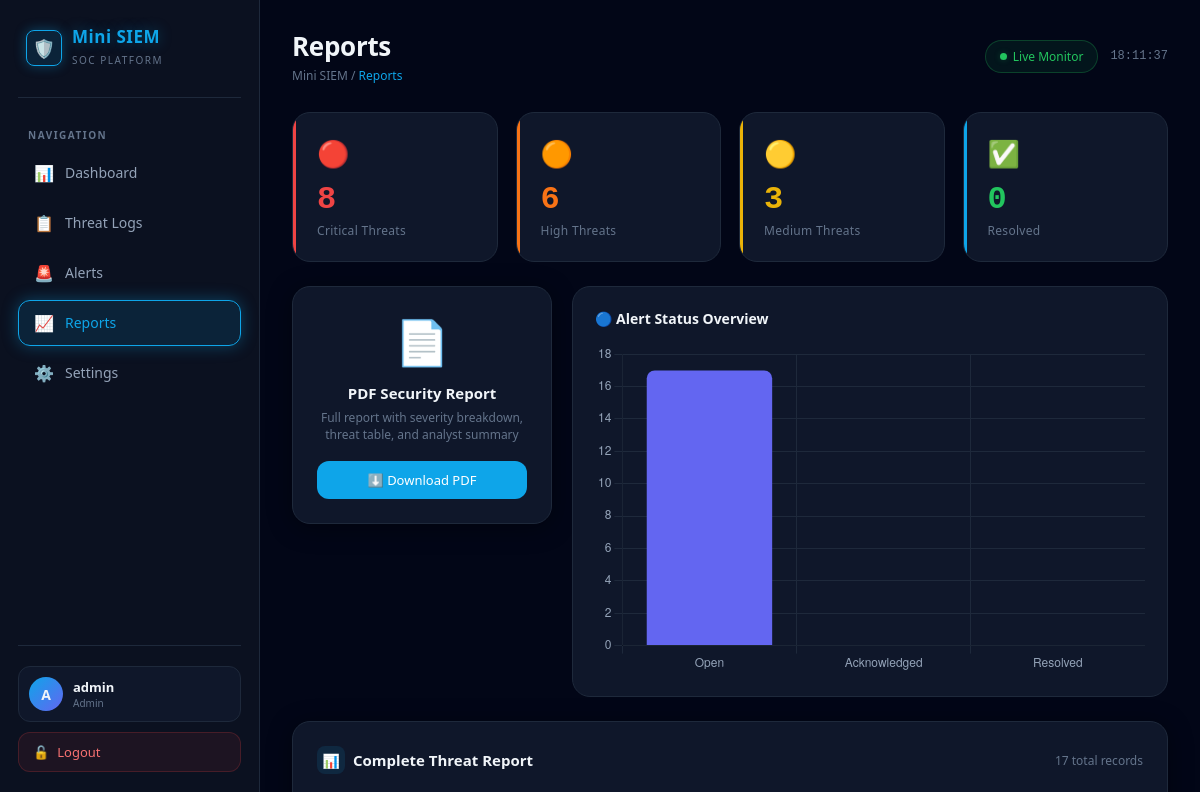
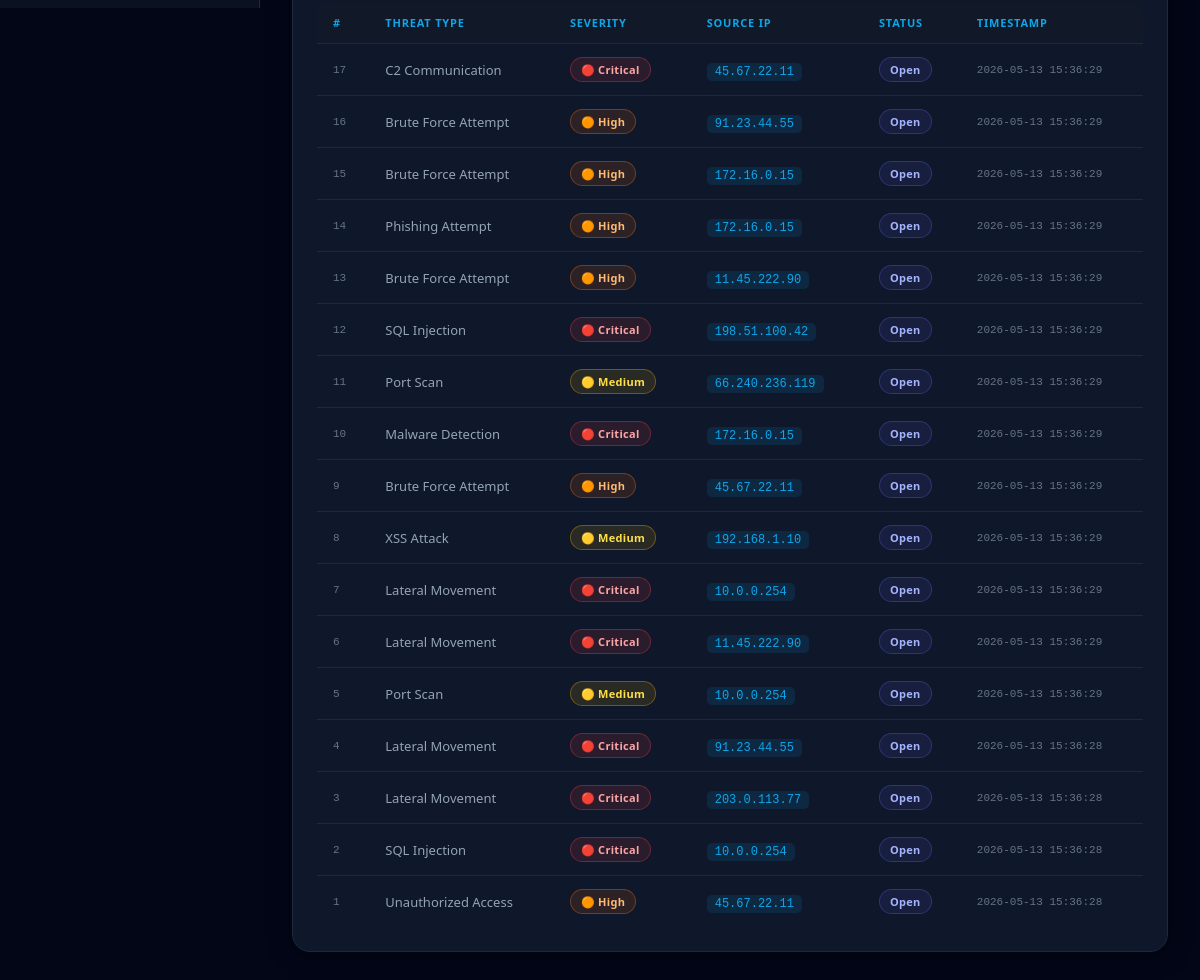
The page /reports (signed in) on the database its author committed (2 pictures, top to bottom).
### app.py (models this page shows, shortened)
class Threat(db.Model):
    __tablename__ = "threats"
    id           = db.Column(db.Integer, primary_key=True)
    threat_type  = db.Column(db.String(100), nullable=False)
    severity     = db.Column(db.String(50),  nullable=False)
    source_ip    = db.Column(db.String(50),  nullable=False, default="Unknown")
    description  = db.Column(db.String(255), nullable=True)
    status       = db.Column(db.String(30),  nullable=False, default="Open")
    timestamp    = db.Column(db.DateTime,    nullable=False, default=datetime.utcnow)

### app.py (the view)
@app.route("/reports")
@login_required
def reports():
    all_threats = Threat.query.order_by(Threat.timestamp.desc()).all()
    severity_stats = {
        "Critical": Threat.query.filter_by(severity="Critical").count(),
        "High":     Threat.query.filter_by(severity="High").count(),
        "Medium":   Threat.query.filter_by(severity="Medium").count(),
        "Low":      Threat.query.filter_by(severity="Low").count(),
    }
    status_stats = {
        "Open":         Threat.query.filter_by(status="Open").count(),
        "Acknowledged": Threat.query.filter_by(status="Acknowledged").count(),
        "Resolved":     Threat.query.filter_by(status="Resolved").count(),
    }
    return render_template(
        "reports.html",
        reports=all_threats,
        severity_stats=severity_stats,
        status_stats=status_stats,
        page_title="Reports",
    )

### app.py (called while the page is built)
def login_required(f):
    @wraps(f)
    def decorated(*args, **kwargs):
        if not session.get("logged_in"):
            flash("Please log in to access this page.", "warning")
            return redirect(url_for("login"))
        return f(*args, **kwargs)
    return decorated

### templates/reports.html (shortened to what this page needs)
{% extends "base.html" %}
{% block content %}
<div class="stat-grid" style="margin-bottom:24px;">
  <div class="stat-card critical">
    <span class="stat-icon">🔴</span>
    <div class="stat-value">{{ severity_stats.Critical }}</div>
    <div class="stat-label">Critical Threats</div>
  </div>
  <div class="stat-card high">
    <span class="stat-icon">🟠</span>
    <div class="stat-value">{{ severity_stats.High }}</div>
    <div class="stat-label">High Threats</div>
  </div>
  <div class="stat-card medium">
    <span class="stat-icon">🟡</span>
    <div class="stat-value">{{ severity_stats.Medium }}</div>
    <div class="stat-label">Medium Threats</div>
  </div>
  <div class="stat-card">
    <span class="stat-icon">✅</span>
    <div class="stat-value" style="color:var(--low);">{{ status_stats.Resolved }}</div>
    <div class="stat-label">Resolved</div>
  </div>
</div>
<div style="display:flex;gap:20px;flex-wrap:wrap;margin-bottom:24px;align-items:flex-start;">
  <div class="panel" style="flex:0 0 260px;text-align:center;">
    <div style="font-size:44px;margin-bottom:12px;">📄</div>
    <h3 style="font-size:15px;font-weight:600;margin-bottom:6px;">PDF Security Report</h3>
    <p style="font-size:12px;color:var(--text-muted);margin-bottom:18px;">
      Full report with severity breakdown,<br>threat table, and analyst summary
    </p>
    <a href="{{ url_for('download_report') }}" class="btn btn-primary" style="width:100%;justify-content:center;">
      ⬇️ Download PDF
    </a>
  </div>
  <div class="chart-panel" style="flex:1;min-width:240px;">
    <div class="chart-title">🔵 Alert Status Overview</div>
    <canvas id="statusChart" height="180"></canvas>
  </div>
</div>
<div class="panel">
  <div class="panel-header">
    <div class="panel-title">
      <div class="title-icon">📊</div>
      Complete Threat Report
    </div>
    <span style="font-size:12px;color:var(--text-muted);">{{ reports|length }} total records</span>
  </div>
  <div class="table-wrapper">
    <table>
      <thead>
        <tr>
          <th>#</th>
          <th>Threat Type</th>
          <th>Severity</th>
          <th>Source IP</th>
          <th>Status</th>
          <th>Timestamp</th>
        </tr>
      </thead>
      <tbody>
        {% for r in reports %}
        <tr>
          <td class="ts-mono">{{ r.id }}</td>
          <td>{{ r.threat_type }}</td>
          <td>
            <span class="badge badge-{{ r.severity.lower() }}">
              {% if r.severity == 'Critical' %}🔴
              {% elif r.severity == 'High' %}🟠
              {% elif r.severity == 'Medium' %}🟡
              {% else %}🟢{% endif %}
              {{ r.severity }}
            </span>
          </td>
          <td><span class="ip-mono">{{ r.source_ip }}</span></td>
          <td><span class="badge badge-{{ r.status.lower() }}">{{ r.status }}</span></td>
          <td class="ts-mono">{{ r.timestamp.strftime('%Y-%m-%d %H:%M:%S') }}</td>
        </tr>
        {% else %}
        <tr>
          <td colspan="6" style="text-align:center;padding:40px;color:var(--text-muted);">
            No threat records found. Run the log generator to populate data.
          </td>
        </tr>
        {% endfor %}
      </tbody>
    </table>
  </div>
</div>
{% endblock %}
{% block scripts %}
<script>
const statusCtx = document.getElementById('statusChart').getContext('2d');
new Chart(statusCtx, {
  type: 'bar',
  data: {
    labels: ['Open', 'Acknowledged', 'Resolved'],
    datasets: [{
      label: 'Count',
      data: [
        {{ status_stats.Open }},
        {{ status_stats.Acknowledged }},
        {{ status_stats.Resolved }}
      ],
      backgroundColor: ['#6366f1','#0ea5e9','#22c55e'],
      borderRadius: 8,
    }]
  },
  options: {
    responsive: true,
    plugins: { legend: { display: false } },
    scales: {
      x: { ticks: { color: '#94a3b8' }, grid: { color: '#1e293b' } },
      y: { ticks: { color: '#94a3b8' }, grid: { color: '#1e293b' } },
    }
  }
});
</script>
{% endblock %}

### rows shown on the page
Threat: id "17", threat_type "C2 Communication", severity "Critical", source_ip "45.67.22.11", status "Open", timestamp "2026-05-13 15:36:29"
Threat: id "16", threat_type "Brute Force Attempt", severity "High", source_ip "91.23.44.55", status "Open", timestamp "2026-05-13 15:36:29"
Threat: id "15", threat_type "Brute Force Attempt", severity "High", source_ip "172.16.0.15", status "Open", timestamp "2026-05-13 15:36:29"
Threat: id "14", threat_type "Phishing Attempt", severity "High", source_ip "172.16.0.15", status "Open", timestamp "2026-05-13 15:36:29"
Threat: id "13", threat_type "Brute Force Attempt", severity "High", source_ip "11.45.222.90", status "Open", timestamp "2026-05-13 15:36:29"
Threat: id "12", threat_type "SQL Injection", severity "Critical", source_ip "198.51.100.42", status "Open", timestamp "2026-05-13 15:36:29"
Threat: id "11", threat_type "Port Scan", severity "Medium", source_ip "66.240.236.119", status "Open", timestamp "2026-05-13 15:36:29"
Threat: id "10", threat_type "Malware Detection", severity "Critical", source_ip "172.16.0.15", status "Open", timestamp "2026-05-13 15:36:29"
Threat: id "9", threat_type "Brute Force Attempt", severity "High", source_ip "45.67.22.11", status "Open", timestamp "2026-05-13 15:36:29"
Threat: id "8", threat_type "XSS Attack", severity "Medium", source_ip "192.168.1.10", status "Open", timestamp "2026-05-13 15:36:29"
Threat: id "7", threat_type "Lateral Movement", severity "Critical", source_ip "10.0.0.254", status "Open", timestamp "2026-05-13 15:36:29"
Threat: id "6", threat_type "Lateral Movement", severity "Critical", source_ip "11.45.222.90", status "Open", timestamp "2026-05-13 15:36:29"
Threat: id "5", threat_type "Port Scan", severity "Medium", source_ip "10.0.0.254", status "Open", timestamp "2026-05-13 15:36:29"
Threat: id "4", threat_type "Lateral Movement", severity "Critical", source_ip "91.23.44.55", status "Open", timestamp "2026-05-13 15:36:28"
Threat: id "3", threat_type "Lateral Movement", severity "Critical", source_ip "203.0.113.77", status "Open", timestamp "2026-05-13 15:36:28"
Threat: id "2", threat_type "SQL Injection", severity "Critical", source_ip "10.0.0.254", status "Open", timestamp "2026-05-13 15:36:28"
Threat: id "1", threat_type "Unauthorized Access", severity "High", source_ip "45.67.22.11", status "Open", timestamp "2026-05-13 15:36:28"

### other values the page prints
{{ session.get('username', 'A')[0].upper() }} "A"
{{ session.get('username', 'admin') }} "admin"
{{ session.get('role', 'Admin') }} "Admin"
{{ page_title }} "Reports"
{{ severity_stats.Critical }} "8"
{{ severity_stats.High }} "6"
{{ severity_stats.Medium }} "3"
{{ status_stats.Resolved }} "0"
{{ reports|length }} "17"
chart data {{ status_stats.Open }} 17
chart data {{ status_stats.Acknowledged }} 0
chart data {{ status_stats.Resolved }} 0
